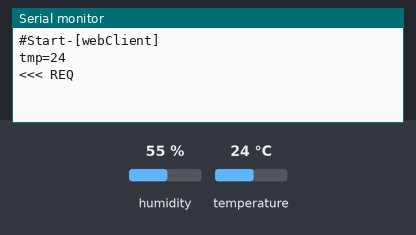
Bench run of a sketch on a simulated Arduino Uno, built with avr-gcc and run on an emulated ATmega328P. Parts: the last lines printed to the serial monitor. The inputs (shaded band) are chosen by the test bench; at power-on: temperature 24 °C, humidity 55 %.

Above: at 6.2 s.
6.3 s: temperature set to 12 °C
At 8.8 s:
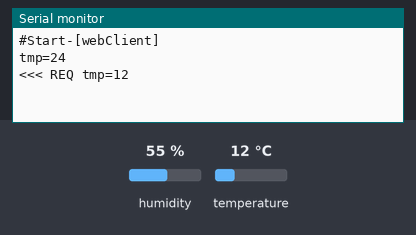
9.0 s: temperature set to 19 °C
At 12.5 s:
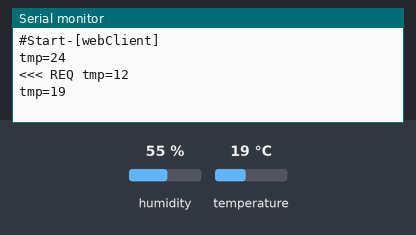
Timing chart, 0 to 14.0 s (numbered marks = the images above; inputs shaded):
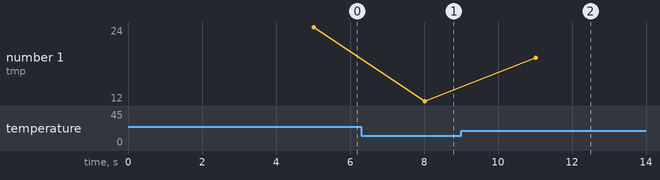

The sketch:

enc28_7segDHT11.ino
```cpp
#include <EtherCard.h>
#include "DHT.h"

#define DHTPIN 2     // what digital pin we're connected to
#define DHTTYPE DHT11   // DHT 11
DHT dht(DHTPIN, DHTTYPE);

// ethernet interface mac address, must be unique on the LAN
static byte mymac[] = { 0x74,0x69,0x69,0xAA,0xAA,0xAA };
byte Ethernet::buffer[700];

unsigned long timer;
static uint32_t mTimerTmp;
static uint32_t mTimerDBG;
static const char website[] PROGMEM = "dns1234.com";

// called when the client request is complete
static void my_callback (byte status, word off, word len) {
  Serial.println(">>>");
  delay(500);

  Ethernet::buffer[off+300] = 0;
  String response =(const char*) Ethernet::buffer + off;
//Serial.println("...");
//Serial.println("response="+response);
}

//
void setup () {
  Serial.begin( 9600);
  dht.begin();
  Serial.println(("#Start-[webClient]"));

  if (ether.begin(sizeof Ethernet::buffer, mymac) == 0)
    Serial.println(F("Failed to access Ethernet controller"));
  if (!ether.dhcpSetup())
    Serial.println(F("DHCP failed"));

  if (!ether.dnsLookup(website))
    Serial.println("DNS failed");

  delay( 5000 );
}

void loop () {
    float iTemp = dht.readTemperature();
    if (  isnan(iTemp) ) {
      Serial.println("Failed to read from DHT sensor!");
      delay(500);
      return;
    }
    if (millis() > mTimerTmp) {
      mTimerTmp = millis()+( 3 * 1000);
Serial.print("tmp=");
Serial.println((int) iTemp);
    }
    ether.packetLoop(ether.packetReceive());
    if (millis() > timer) {
      timer = millis()+ 60000;
      Serial.println();
      Serial.print("<<< REQ ");
      char buff[32+1]="";
      int iNum=(int) iTemp;
      sprintf(buff, "?mc_id=1&snum_1=%d",  iNum);
      ether.browseUrl(PSTR("/tst/api_1234.php"), buff, website, my_callback);
    }
}
```

Measured:
- after the input at 6.3 s, the serial monitor: prints a new line after 1.7 s (image 1)
- after the input at 9.0 s, the serial monitor: prints a new line after 2.0 s (image 2)
- plotted number 1: 24 → 12 after the input at 6.3 s, 12 → 19 after the input at 9.0 s
